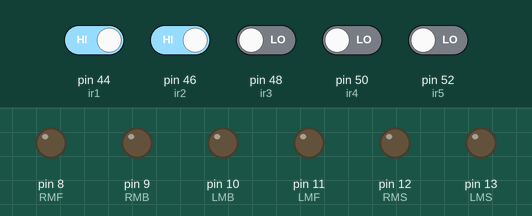
The sketch below on a simulated Arduino Mega 2560, built with avr-gcc and run on an emulated ATmega2560. On the bench: output pins drawn as LEDs (lit = HIGH). The inputs (shaded band) are chosen by the test bench; at power-on: pin 44 (ir1), pin 46 (ir2) HIGH, pin 48 (ir3), pin 50 (ir4), pin 52 (ir5) LOW.

Above: at 1.2 s.
1.3 s: pin 48 (ir3) driven HIGH
At 1.9 s:
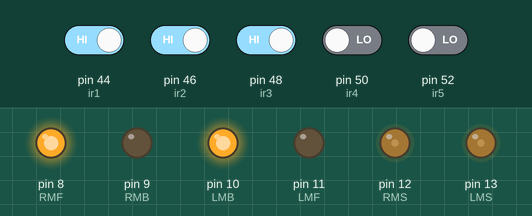
2.8 s: pin 44 (ir1) driven LOW
At 3.1 s:
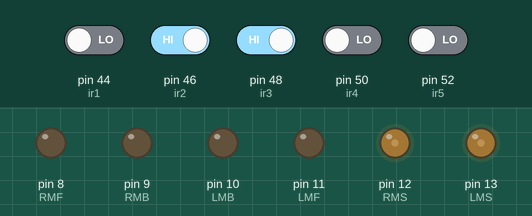
4.3 s: pin 46 (ir2) driven LOW
At 5.4 s:
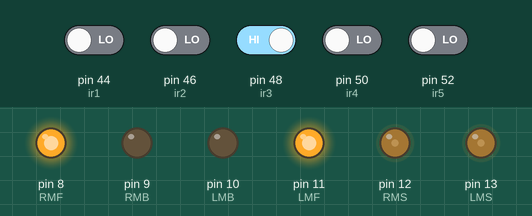
5.8 s: pin 46 (ir2) driven HIGH
At 6.6 s:
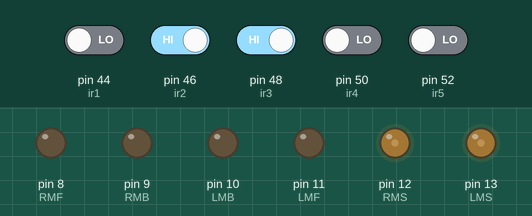
7.3 s: pin 44 (ir1) driven HIGH
At 7.7 s:
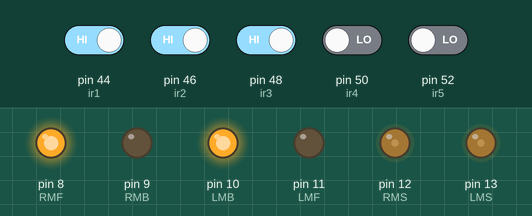
Timing chart, 0 to 9.8 s (numbered marks = the images above; inputs shaded):
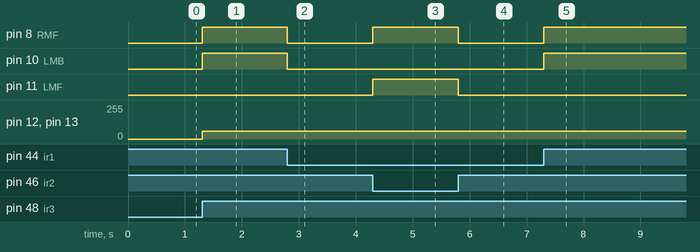

Measured:
- after the input at 1.3 s, pin 8 (RMF), pin 10 (LMB): LOW → HIGH at once; pin 12 (RMS), pin 13 (LMS): 0/255 → 60/255 at once
- after the input at 2.8 s, pin 8 (RMF), pin 10 (LMB): HIGH → LOW at once
- after the input at 4.3 s, pin 8 (RMF), pin 11 (LMF): LOW → HIGH at once
- after the input at 5.8 s, pin 8 (RMF), pin 11 (LMF): HIGH → LOW at once
- after the input at 7.3 s, pin 8 (RMF), pin 10 (LMB): LOW → HIGH at once

The sketch:

linefollow.ino
```cpp
//IR Sensors
#define ir1 44
#define ir2 46
#define ir3 48
#define ir4 50
#define ir5 52

//Motor Controller
#define RMF 8  //Right Motor MA1
#define RMB 9  //Right Motor MA2
#define LMF 11  //Left Motor MB1
#define LMB 10 //Left Motor MB2
#define RMS 12  //Right Motor Enable Pin EA
#define LMS 13 //Left Motor Enable Pin EB


void setup() {

  //Define IR Sensors as INPUT
  pinMode(RMF, OUTPUT);
  pinMode(RMB, OUTPUT);
  pinMode(LMF, OUTPUT);
  pinMode(LMB, OUTPUT);
  pinMode(RMS, OUTPUT);
  pinMode(LMS, OUTPUT);

  pinMode(ir1, INPUT);
  pinMode(ir2, INPUT);
  pinMode(ir3, INPUT);
  pinMode(ir4, INPUT);
  pinMode(ir5, INPUT);

  Serial.begin(9600);
}

void loop() {
 if(digitalRead(ir1)==0 && digitalRead(ir2)==0 && digitalRead(ir3)==1 && digitalRead(ir4)==0 && digitalRead(ir5)==0){
    forward();
  }else if(digitalRead(ir1)==1 && digitalRead(ir2)==1 && digitalRead(ir3)==1 && digitalRead(ir4)==0 && digitalRead(ir5)==0){
    turnLeft();
  }else if(digitalRead(ir1)==0 && digitalRead(ir2)==0 && digitalRead(ir3)==1 && digitalRead(ir4)==1 && digitalRead(ir5)==1){
    turnRight();
  }else if(digitalRead(ir1)==1 && digitalRead(ir2)==1 && digitalRead(ir3)==1 && digitalRead(ir4)==1 && digitalRead(ir5)==1){
    turnLeft();
  }else{
    stop();
  }

}
void forward(){
    digitalWrite(LMF, HIGH);
    digitalWrite(LMB, LOW);
    analogWrite(LMS, 60);
    digitalWrite(RMF, HIGH);
    digitalWrite(RMB, LOW);
    analogWrite(RMS, 60);
}

void turnLeft(){
    digitalWrite(RMF, HIGH);
    digitalWrite(RMB, LOW);
    analogWrite(RMS, 60);
    digitalWrite(LMF, LOW);
    digitalWrite(LMB, HIGH);
    analogWrite(LMS, 60);
}
void turnRight(){
    digitalWrite(RMF, LOW);
    digitalWrite(RMB, HIGH);
    analogWrite(RMS, 60);
    digitalWrite(LMF, HIGH);
    digitalWrite(LMB, LOW);
    analogWrite(LMS, 60);
}
void stop(){
   digitalWrite(LMF, LOW);
  digitalWrite(LMB, LOW);

  digitalWrite(RMF, LOW);
  digitalWrite(RMB, LOW);
}
```
